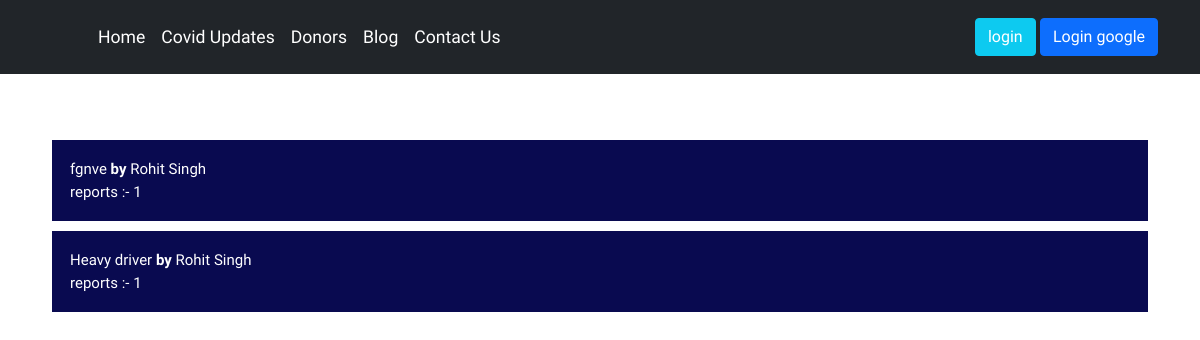
/reportedblogs, run on the app's committed database.
### blog/models.py (models this page shows, shortened)
class Report(models.Model):
    rno=models.AutoField(primary_key=True)
    blog_sno=models.CharField(max_length=50)
    title=models.CharField(max_length=255)
    rep_by=models.CharField(max_length=50)
    author=models.CharField(max_length=50)
    Timestamp=models.CharField(max_length=50)
    report=models.TextField()

### home/views.py (the view)
# urls.py: path("reportedblogs", views.reportedblogs, name='reportedblogs'),
def reportedblogs(request):
    post = Report.objects.all().order_by('rno')
    li = []
    for p in post:
        p_in_l=False
        for l in li:
            if ( p.blog_sno == l["sno"]):
                p_in_l=True
                o1 ={
                "name":p.rep_by,
                "rep" : p.report,
                "time" : p.Timestamp,
                    }
                l["reps"].append(o1)
        if(p_in_l == False):
            o = {
            "sno" : p.blog_sno,
            "title" : p.title,
            "author":p.author,
            "reps":[{
                        "name":p.rep_by,
                        "rep" : p.report,
                        "time" : p.Timestamp,
                                            }]
                }
            li.append(o)
    return render(request, 'home/Blog_r.html', {"r":li})

### templates/home/Blog_r.html (shortened to what this page needs)
{% extends 'base.html' %}
{% block body %}
<div class="container">
    {% for rep in r %}
<div class="mar">
<button type="button" class="collapsible">{{rep.title}} <b> by</b>  {{rep.author}} <br> reports :- {{rep.reps | length}} </button>
</div>
    {% endfor %}
{% endblock body %}

### templates/home/Blog_r.html (style rules this page uses)
.collapsible { background-color: rgb(9, 10, 80); color: white; cursor: pointer; padding: 18px; width: 100%; border: none; text-align: left; outline: none; font-size: 15px; }
.mar { margin:10px; position: relative; top: 7vh; }

### templates/base.html (style rules this page uses)
* { font-family: 'Baloo Bhai 2', cursive; padding: 0; margin: 0; z-index: 1; }
* { -webkit-box-sizing: border-box; -moz-box-sizing: border-box; box-sizing: border-box; }

### data on the page
Report: title "fgnve", author "Rohit Singh"
Report: title "Heavy driver", author "Rohit Singh"

### other printed values
{{ rep.reps | length }} "1" "1"
